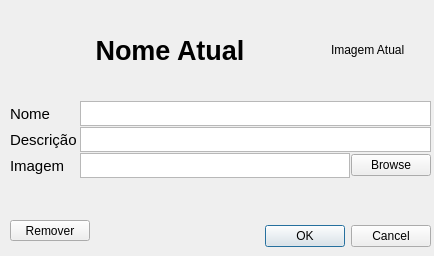
<?xml version="1.0" encoding="UTF-8"?>
<ui version="4.0">
 <class>EditInfo</class>
 <widget class="QDialog" name="EditInfo">
  <property name="windowModality">
   <enum>Qt::NonModal</enum>
  </property>
  <property name="geometry">
   <rect>
    <x>0</x>
    <y>0</y>
    <width>434</width>
    <height>256</height>
   </rect>
  </property>
  <property name="windowTitle">
   <string>Dialog</string>
  </property>
  <property name="styleSheet">
   <string notr="true">#EditInfo{
background: url(:/imagens/background.png)
}</string>
  </property>
  <widget class="QDialogButtonBox" name="buttonBox">
   <property name="geometry">
    <rect>
     <x>90</x>
     <y>220</y>
     <width>341</width>
     <height>32</height>
    </rect>
   </property>
   <property name="orientation">
    <enum>Qt::Horizontal</enum>
   </property>
   <property name="standardButtons">
    <set>QDialogButtonBox::Cancel|QDialogButtonBox::Ok</set>
   </property>
  </widget>
  <widget class="QWidget" name="verticalLayoutWidget">
   <property name="geometry">
    <rect>
     <x>10</x>
     <y>0</y>
     <width>421</width>
     <height>216</height>
    </rect>
   </property>
   <layout class="QVBoxLayout" name="verticalLayout" stretch="1,1,1,1">
    <property name="spacing">
     <number>1</number>
    </property>
    <property name="sizeConstraint">
     <enum>QLayout::SetMaximumSize</enum>
    </property>
    <item>
     <layout class="QHBoxLayout" name="horizontalLayout_3" stretch="0,1">
      <item>
       <widget class="QLabel" name="title">
        <property name="sizePolicy">
         <sizepolicy hsizetype="Preferred" vsizetype="Fixed">
          <horstretch>0</horstretch>
          <verstretch>0</verstretch>
         </sizepolicy>
        </property>
        <property name="minimumSize">
         <size>
          <width>0</width>
          <height>30</height>
         </size>
        </property>
        <property name="maximumSize">
         <size>
          <width>16777215</width>
          <height>100</height>
         </size>
        </property>
        <property name="font">
         <font>
          <pointsize>20</pointsize>
          <weight>75</weight>
          <bold>true</bold>
         </font>
        </property>
        <property name="text">
         <string>Nome Atual</string>
        </property>
        <property name="textFormat">
         <enum>Qt::AutoText</enum>
        </property>
        <property name="scaledContents">
         <bool>false</bool>
        </property>
        <property name="alignment">
         <set>Qt::AlignCenter</set>
        </property>
        <property name="wordWrap">
         <bool>false</bool>
        </property>
       </widget>
      </item>
      <item>
       <widget class="QLabel" name="albumImage">
        <property name="sizePolicy">
         <sizepolicy hsizetype="Fixed" vsizetype="Fixed">
          <horstretch>1</horstretch>
          <verstretch>1</verstretch>
         </sizepolicy>
        </property>
        <property name="minimumSize">
         <size>
          <width>100</width>
          <height>100</height>
         </size>
        </property>
        <property name="maximumSize">
         <size>
          <width>100</width>
          <height>100</height>
         </size>
        </property>
        <property name="text">
         <string>Imagem Atual</string>
        </property>
        <property name="scaledContents">
         <bool>true</bool>
        </property>
       </widget>
      </item>
     </layout>
    </item>
    <item>
     <layout class="QHBoxLayout" name="horizontalLayout" stretch="1,5">
      <item>
       <widget class="QLabel" name="lName">
        <property name="enabled">
         <bool>true</bool>
        </property>
        <property name="minimumSize">
         <size>
          <width>69</width>
          <height>0</height>
         </size>
        </property>
        <property name="maximumSize">
         <size>
          <width>69</width>
          <height>75</height>
         </size>
        </property>
        <property name="font">
         <font>
          <pointsize>11</pointsize>
         </font>
        </property>
        <property name="text">
         <string>Nome</string>
        </property>
       </widget>
      </item>
      <item>
       <widget class="QTextEdit" name="nome">
        <property name="minimumSize">
         <size>
          <width>0</width>
          <height>25</height>
         </size>
        </property>
        <property name="maximumSize">
         <size>
          <width>16777215</width>
          <height>25</height>
         </size>
        </property>
        <property name="tabChangesFocus">
         <bool>true</bool>
        </property>
       </widget>
      </item>
     </layout>
    </item>
    <item>
     <layout class="QHBoxLayout" name="horizontalLayout_2" stretch="1,5">
      <item>
       <widget class="QLabel" name="lSecondary">
        <property name="minimumSize">
         <size>
          <width>69</width>
          <height>0</height>
         </size>
        </property>
        <property name="maximumSize">
         <size>
          <width>69</width>
          <height>16777215</height>
         </size>
        </property>
        <property name="font">
         <font>
          <pointsize>11</pointsize>
         </font>
        </property>
        <property name="text">
         <string>Descrição</string>
        </property>
       </widget>
      </item>
      <item>
       <widget class="QTextEdit" name="descricao">
        <property name="minimumSize">
         <size>
          <width>0</width>
          <height>25</height>
         </size>
        </property>
        <property name="maximumSize">
         <size>
          <width>16777215</width>
          <height>25</height>
         </size>
        </property>
        <property name="tabChangesFocus">
         <bool>true</bool>
        </property>
       </widget>
      </item>
     </layout>
    </item>
    <item>
     <layout class="QHBoxLayout" name="lImagePicker" stretch="1,4,1">
      <item>
       <widget class="QLabel" name="lImage">
        <property name="minimumSize">
         <size>
          <width>69</width>
          <height>0</height>
         </size>
        </property>
        <property name="maximumSize">
         <size>
          <width>69</width>
          <height>16777215</height>
         </size>
        </property>
        <property name="font">
         <font>
          <pointsize>11</pointsize>
         </font>
        </property>
        <property name="text">
         <string>Imagem</string>
        </property>
       </widget>
      </item>
      <item>
       <widget class="QTextEdit" name="imageFile">
        <property name="sizePolicy">
         <sizepolicy hsizetype="Expanding" vsizetype="Fixed">
          <horstretch>0</horstretch>
          <verstretch>0</verstretch>
         </sizepolicy>
        </property>
        <property name="minimumSize">
         <size>
          <width>0</width>
          <height>25</height>
         </size>
        </property>
        <property name="maximumSize">
         <size>
          <width>16777215</width>
          <height>25</height>
         </size>
        </property>
        <property name="tabChangesFocus">
         <bool>true</bool>
        </property>
       </widget>
      </item>
      <item>
       <widget class="QPushButton" name="browseButton">
        <property name="text">
         <string>Browse</string>
        </property>
       </widget>
      </item>
     </layout>
    </item>
   </layout>
  </widget>
  <widget class="QPushButton" name="pushButton">
   <property name="geometry">
    <rect>
     <x>10</x>
     <y>220</y>
     <width>80</width>
     <height>21</height>
    </rect>
   </property>
   <property name="text">
    <string>Remover</string>
   </property>
  </widget>
 </widget>
 <resources/>
 <connections/>
</ui>
